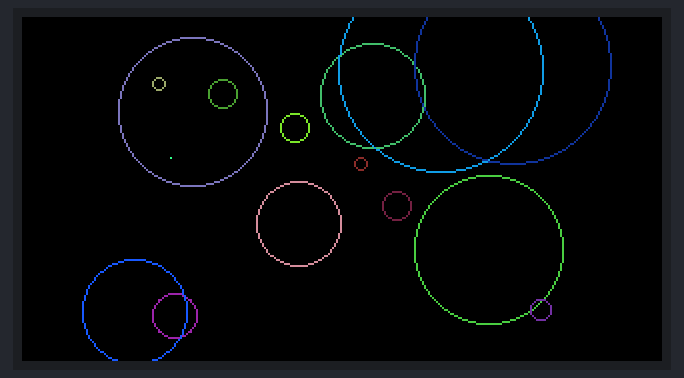
Recording of a program running on a simulated ESP32-S3. On the bench: 320×172 colour display. Random numbers use the default seed unless the program sets one.

Above: at 0.43 s.
At 4.96 s:
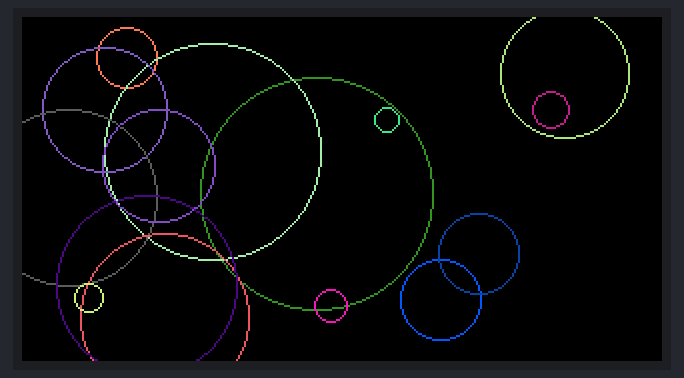
At 10.28 s:
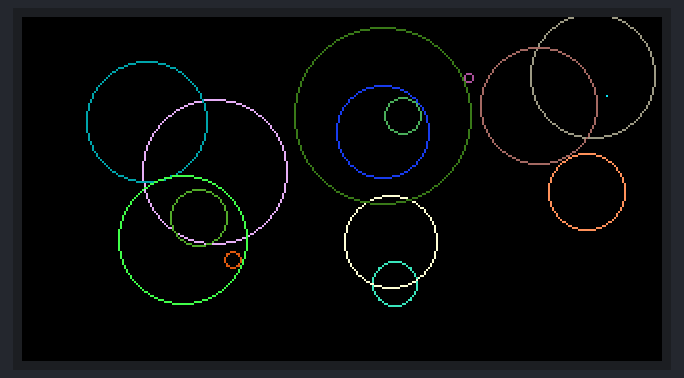
At 20.09 s:
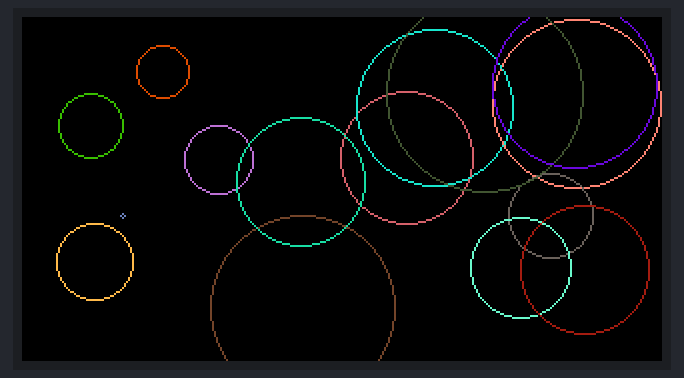
At 30.01 s:
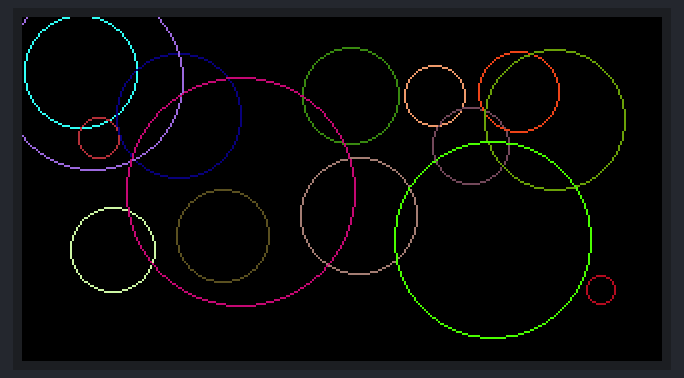
At 39.82 s:
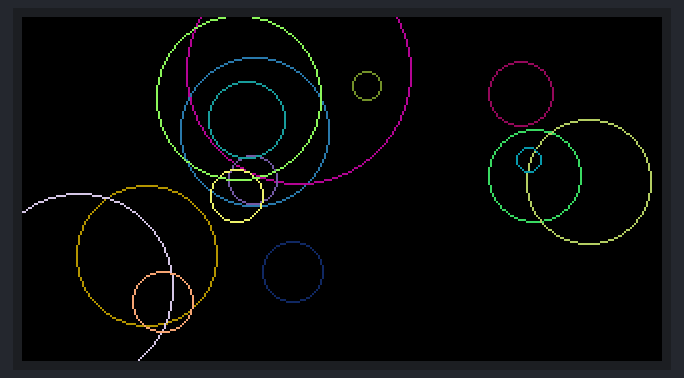

The program:

main.cpp
```cpp
#include <Arduino.h>
#include <SPI.h>
#include <TFT_eSPI.h>
#include "pin_config.h"
#include "Drop.h"

TFT_eSPI tft = TFT_eSPI();
std::array<Drop, NUMBERS_OF_CIRCLES> drops = {};
uint16_t color;


void setup() {
  pinMode(PIN_POWER_ON, OUTPUT);
  digitalWrite(PIN_POWER_ON, HIGH);

  tft.begin();
  tft.fillScreen(TFT_BLACK);

  tft.setRotation(3);
  randomSeed(analogRead(0));
  // initilize the drops
  for(Drop& drop : drops) {
    drop.SetWidthHeight(tft.width(), tft.height());
  }

}

void loop() {

  for(Drop& drop : drops) {
    drop.nextFrame();
    color = tft.color565(drop.r, drop.g, drop.b);
    tft.drawCircle(drop.x, drop.y, drop.radius, color);
  }

  delay(40);
  // erase the circles before the next loop
  for(Drop& drop : drops) {
    tft.drawCircle(drop.x, drop.y, drop.radius, TFT_BLACK);
  }

}
```

Drop.h
```cpp
#include <TFT_eSPI.h>

#define MAX_RADIUS 50

#ifndef Drop_h
#define Drop_h
#include "Arduino.h"

class Drop
{
private:
    int _height;
    int _width;
    int maxRadius;
    int speed;

public:
    Drop();
    void SetWidthHeight(int width, int height);
    void nextFrame();
    int radius;
    int x;
    int y;
    int r;
    int g;
    int b;
};

#endif
```

Drop.cpp
```cpp
#include <TFT_eSPI.h>
#include "Drop.h"
#include "Arduino.h"
#include "pin_config.h"

Drop::Drop()
{

    radius = random(MAX_RADIUS);
    maxRadius = MAX_RADIUS + random(-20, 20);
    if (RANDOM_SPEED)
    {
        speed = random(1, 5);
    }
    else
    {
        speed = 1;
    }
    r = random(255);
    g = random(255);
    b = random(255);

};

void Drop::SetWidthHeight(int width, int height) {
    _height = height;
    _width = width;
    x = random(20, _width - 20);
    y = random(20, _height - 20);
}

void Drop::nextFrame()
{
    if (radius < maxRadius)
    {
        if (SPEED_UP)
        {
            radius = radius + (int)((float)speed + (float)radius * 0.05);
        }
        else
        {
            radius = radius + speed;
        }
    }
    else
    {
        radius = 0;
        maxRadius = MAX_RADIUS + random(-20, 20);
        x = random(20, _width - 20);
        y = random(20, _height - 20);
        r = random(255);
        g = random(255);
        b = random(255);
    }
}
```

pin_config.h
```cpp
#pragma once

#define NUMBERS_OF_CIRCLES  15      // it starts to get real flickery over 50
#define SPEED_UP            false  // drops speed up as they get bigger
#define RANDOM_SPEED        false   // drops have a random grow  speed

/*ESP32S3*/
#define PIN_LCD_BL                   38

#define PIN_LCD_D0                   39
#define PIN_LCD_D1                   40
#define PIN_LCD_D2                   41
#define PIN_LCD_D3                   42
#define PIN_LCD_D4                   45
#define PIN_LCD_D5                   46
#define PIN_LCD_D6                   47
#define PIN_LCD_D7                   48

#define PIN_POWER_ON                 15

#define PIN_LCD_RES                  5
#define PIN_LCD_CS                   6
#define PIN_LCD_DC                   7
#define PIN_LCD_WR                   8
#define PIN_LCD_RD                   9

#define PIN_BUTTON_1                 0
#define PIN_BUTTON_2                 14
#define PIN_BAT_VOLT                 4

#define PIN_IIC_SCL                  17
#define PIN_IIC_SDA                  18

#define PIN_TOUCH_INT                16
#define PIN_TOUCH_RES                21
```
